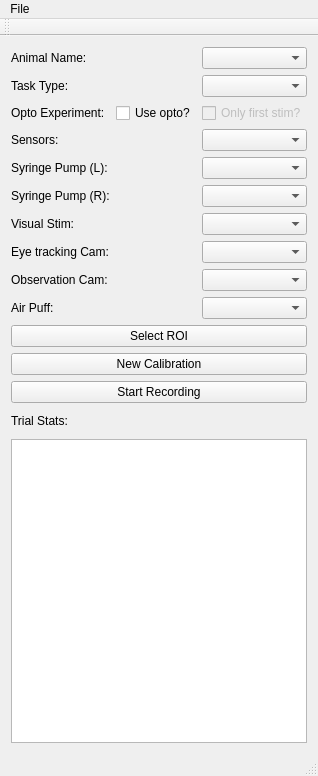
<?xml version="1.0" encoding="UTF-8"?>
<ui version="4.0">
 <class>MainWindow</class>
 <widget class="QMainWindow" name="MainWindow">
  <property name="geometry">
   <rect>
    <x>0</x>
    <y>0</y>
    <width>296</width>
    <height>776</height>
   </rect>
  </property>
  <property name="windowTitle">
   <string>ShrewDriver</string>
  </property>
  <widget class="QWidget" name="centralWidget">
   <layout class="QGridLayout" name="gridLayout">
    <item row="9" column="0">
     <widget class="QLabel" name="label_7">
      <property name="text">
       <string>Air Puff:</string>
      </property>
     </widget>
    </item>
    <item row="0" column="0">
     <widget class="QLabel" name="label">
      <property name="text">
       <string>Animal Name: </string>
      </property>
     </widget>
    </item>
    <item row="0" column="2">
     <widget class="QComboBox" name="cbAnimalName"/>
    </item>
    <item row="1" column="0">
     <widget class="QLabel" name="label_9">
      <property name="text">
       <string>Task Type:</string>
      </property>
     </widget>
    </item>
    <item row="1" column="2">
     <widget class="QComboBox" name="cbTaskType"/>
    </item>
    <item row="3" column="0">
     <widget class="QLabel" name="label_3">
      <property name="text">
       <string>Sensors:</string>
      </property>
     </widget>
    </item>
    <item row="3" column="2">
     <widget class="QComboBox" name="cbSensors"/>
    </item>
    <item row="4" column="0">
     <widget class="QLabel" name="label_5">
      <property name="text">
       <string>Syringe Pump (L):</string>
      </property>
     </widget>
    </item>
    <item row="4" column="2">
     <widget class="QComboBox" name="cbLeftSyringePump"/>
    </item>
    <item row="5" column="0">
     <widget class="QLabel" name="label_8">
      <property name="text">
       <string>Syringe Pump (R):</string>
      </property>
     </widget>
    </item>
    <item row="5" column="2">
     <widget class="QComboBox" name="cbRightSyringePump">
      <property name="enabled">
       <bool>true</bool>
      </property>
     </widget>
    </item>
    <item row="6" column="0">
     <widget class="QLabel" name="label_6">
      <property name="text">
       <string>Visual Stim:</string>
      </property>
     </widget>
    </item>
    <item row="6" column="2">
     <widget class="QComboBox" name="cbVisualStim"/>
    </item>
    <item row="7" column="0">
     <widget class="QLabel" name="label_2">
      <property name="text">
       <string>Eye tracking Cam:</string>
      </property>
     </widget>
    </item>
    <item row="8" column="0">
     <widget class="QLabel" name="label_10">
      <property name="text">
       <string>Observation Cam:</string>
      </property>
     </widget>
    </item>
    <item row="9" column="2">
     <widget class="QComboBox" name="cbAirPuff"/>
    </item>
    <item row="10" column="0" colspan="3">
     <widget class="QPushButton" name="btnSelectROI">
      <property name="text">
       <string>Select ROI</string>
      </property>
     </widget>
    </item>
    <item row="14" column="0" colspan="3">
     <widget class="QTextBrowser" name="txtTrialStats">
      <property name="sizePolicy">
       <sizepolicy hsizetype="MinimumExpanding" vsizetype="MinimumExpanding">
        <horstretch>0</horstretch>
        <verstretch>2</verstretch>
       </sizepolicy>
      </property>
      <property name="minimumSize">
       <size>
        <width>0</width>
        <height>100</height>
       </size>
      </property>
     </widget>
    </item>
    <item row="12" column="0" colspan="3">
     <widget class="QPushButton" name="btnStartRecording">
      <property name="text">
       <string>Start Recording</string>
      </property>
     </widget>
    </item>
    <item row="7" column="2">
     <widget class="QComboBox" name="cbEyeCameraID"/>
    </item>
    <item row="2" column="1">
     <widget class="QCheckBox" name="chkbOpto">
      <property name="text">
       <string>Use opto?</string>
      </property>
     </widget>
    </item>
    <item row="8" column="2">
     <widget class="QComboBox" name="cbBehaviorCameraID"/>
    </item>
    <item row="2" column="0">
     <widget class="QLabel" name="label_11">
      <property name="text">
       <string>Opto Experiment:</string>
      </property>
     </widget>
    </item>
    <item row="2" column="2">
     <widget class="QCheckBox" name="chkbOptoFS">
      <property name="enabled">
       <bool>false</bool>
      </property>
      <property name="text">
       <string>Only first stim?</string>
      </property>
     </widget>
    </item>
    <item row="13" column="0">
     <widget class="QLabel" name="label_4">
      <property name="minimumSize">
       <size>
        <width>89</width>
        <height>24</height>
       </size>
      </property>
      <property name="maximumSize">
       <size>
        <width>89</width>
        <height>24</height>
       </size>
      </property>
      <property name="text">
       <string>Trial Stats:</string>
      </property>
     </widget>
    </item>
    <item row="11" column="0" colspan="3">
     <widget class="QPushButton" name="btnNewCalibration">
      <property name="text">
       <string>New Calibration</string>
      </property>
     </widget>
    </item>
   </layout>
  </widget>
  <widget class="QMenuBar" name="menuBar">
   <property name="geometry">
    <rect>
     <x>0</x>
     <y>0</y>
     <width>296</width>
     <height>21</height>
    </rect>
   </property>
   <widget class="QMenu" name="menuFile">
    <property name="title">
     <string>File</string>
    </property>
    <addaction name="actionQuit"/>
   </widget>
   <addaction name="menuFile"/>
  </widget>
  <widget class="QToolBar" name="mainToolBar">
   <attribute name="toolBarArea">
    <enum>TopToolBarArea</enum>
   </attribute>
   <attribute name="toolBarBreak">
    <bool>false</bool>
   </attribute>
  </widget>
  <widget class="QStatusBar" name="statusBar"/>
  <action name="actionQuit">
   <property name="text">
    <string>Quit</string>
   </property>
  </action>
 </widget>
 <layoutdefault spacing="6" margin="11"/>
 <tabstops>
  <tabstop>cbEyeCameraID</tabstop>
  <tabstop>cbAnimalName</tabstop>
  <tabstop>cbSensors</tabstop>
  <tabstop>cbVisualStim</tabstop>
  <tabstop>cbLeftSyringePump</tabstop>
  <tabstop>cbAirPuff</tabstop>
  <tabstop>cbRightSyringePump</tabstop>
  <tabstop>txtTrialStats</tabstop>
  <tabstop>btnStartRecording</tabstop>
  <tabstop>cbTaskType</tabstop>
  <tabstop>btnSelectROI</tabstop>
 </tabstops>
 <resources/>
 <connections/>
</ui>
